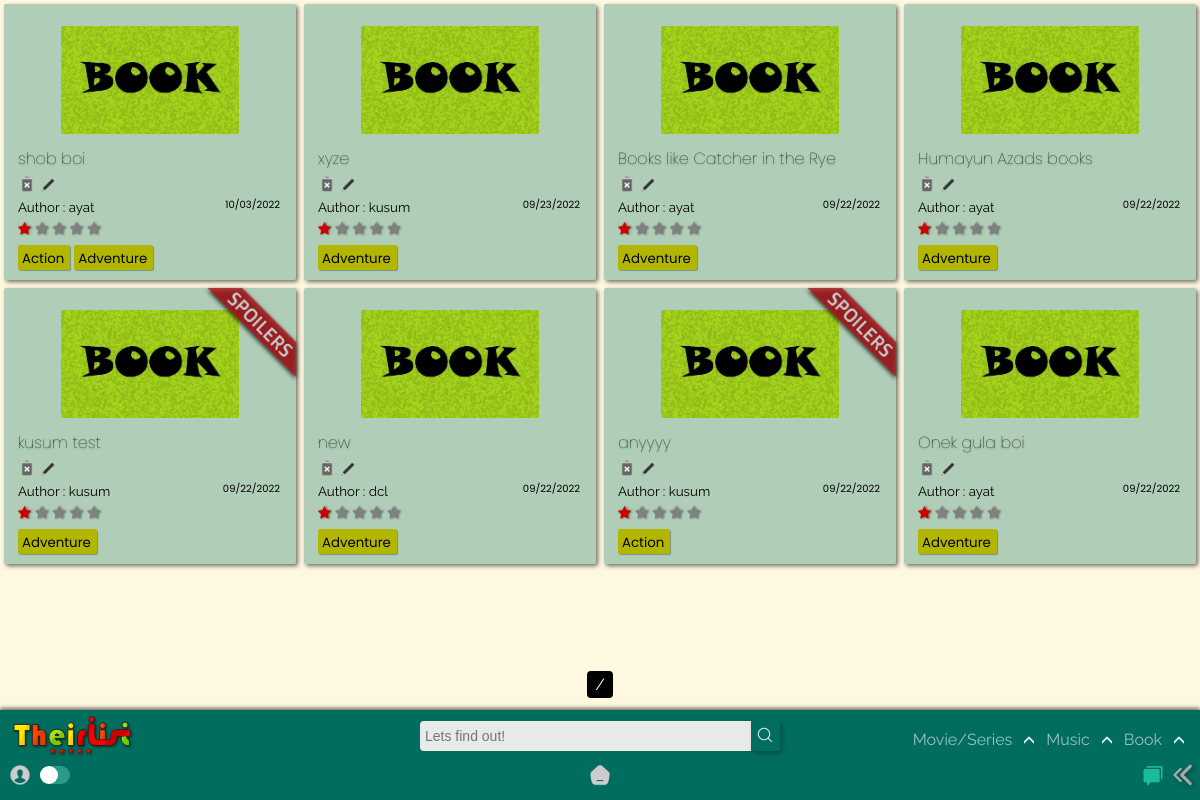
The page /home/booklist/ on the database as committed earlier.
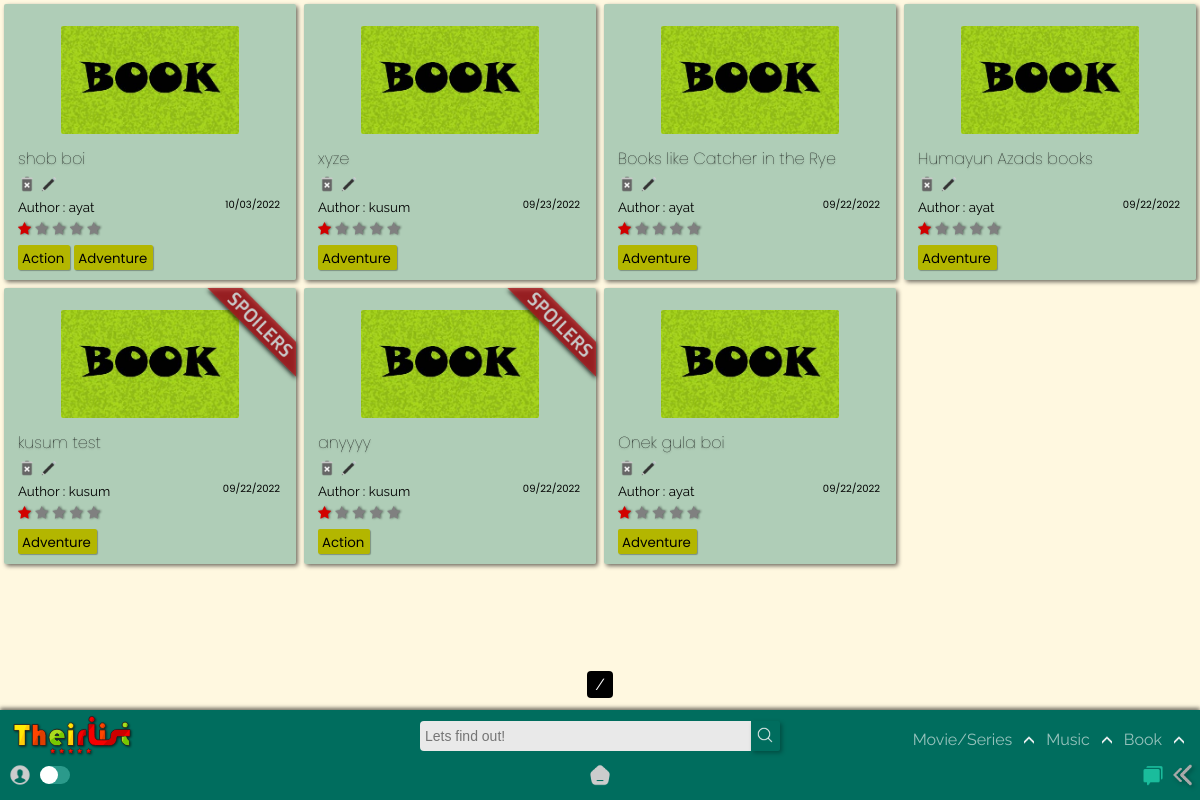
The same page on the database as committed later.
### app/models.py (models this page shows, shortened)
class BookList(models.Model):
    title = models.CharField(max_length=120)
    creator = models.ForeignKey(User,on_delete=models.SET_NULL,blank=True, null=True)
    genre = models.ManyToManyField('BookGenre')
    posted = models.DateTimeField(auto_now_add=True)
    content = RichTextField(null=True,default=' ')
    type = models.CharField(max_length=10,default="book")
    spoiler_choices = [(False, 'No'),(True, 'Yes')]
    spoiler = models.BooleanField(default=False,null=True, choices = spoiler_choices)
    slug = models.SlugField(max_length= 300,null=True, blank = True, unique=True)

class BookGenre(models.Model):
    name = models.CharField(max_length=150)
    def __str__(self):
        return self.name

### app/views.py (the view)
# urls.py: path('booklist/',TheirListBookView.as_view(),name = 'booklist'),
class TheirListBookView(ListView): #books
    model = BookList
    template_name ='app/Booklist_list.html'
    def get_queryset(self, *args, **kwargs):
        qs = super().get_queryset(*args, **kwargs)
        qs = qs.order_by("-id")
        return qs

### templates/app/booklist_list.html (shortened to what this page needs)
{% extends "index.html" %}
{% load static %}
{% block content %}
<section>
  <div class="contain-sec" id="contain-sec">
    {% for lola in object_list %}
    <div class="elements">
      <div class="thumb">
        <img src="{% static 'app/images/book-poster.jpg' %}" width="100px" />
      </div>
      {% if lola.spoiler == True %}
          <div class="spoiler"><img src="{% static 'app/images/spoilerr.png' %}" width="100px" /></div>
      {% endif %}
      <div class="Title">
        <a href="{{lola.slug}}/"><h4 class="tit" id="tit">{{lola.title}}</h4></a>
        {% if user.id == lola.creator.id %}
          <a href="{% url 'app:delete_book' lola.slug %}"><img src ="{% static 'app/images/delete.png' %}"></a>
          <a href="{% url 'app:update_booklist' lola.slug %}"><img src ="{% static 'app/images/edit.png' %}"></a>
        {% else %}
        <img src ="{% static 'app/images/delete-dis.png' %}">
        <img src ="{% static 'app/images/edit-dis.png' %}">
        {% endif %}
        </div>
      <div class="Author">
        <small>Author : {{lola.creator.username}}<span>{{lola.posted|date:"SHORT_DATE_FORMAT"}}</span></small>
      </div>
      <div class="rating">
        <span class="star-headline">
        <span class="fa fa-star checked"></span>
        <span class="fa fa-star"></span>
        <span class="fa fa-star"></span>
        <span class="fa fa-star"></span>
        <span class="fa fa-star"></span>
        </span>
      </div>
        {% for tag in lola.genre.all %}
        <div class="Genre">
          <a href="{% url 'app:book' query=tag %}">
            <small>{{ tag }}</small>
          </a>
        </div>
          {% empty %}
          No tags!
        {% endfor %}
    </div>
    {% endfor %}
  </div>
  <div class="pagination_pages">
    <span class="step-links">
        <span class="current">
        {{ page_obj.number }} / {{ page_obj.paginator.num_pages }}
        </span>
    </span>
  </div>
</section>
{% endblock content %}

### templates/index.html (shortened to what this page needs)
{% load static %}
<!DOCTYPE html>
<html lang="en">
  <head>
    <link rel="stylesheet" href="{% static 'app/css/desk.css' %}" />
    <link rel="stylesheet" href="{% static 'app/css/mobile.css' %}" />
    <link rel="stylesheet" href="{% static 'app/css/search.css' %}" />
    <link rel="stylesheet" href="{% static 'app/css/content_css.css' %}" />
    <link rel="stylesheet" href="https://cdnjs.cloudflare.com/ajax/libs/font-awesome/4.7.0/css/font-awesome.min.css">
  </head>
  <header>
    <nav class="nav" id="nav">
      <div class="logo"></div>
      <div class="wrap">
        <form method="GET" action="{% url 'app:search' %}">
        <div class="search">
          <input
            type="text"
            class="searchTerm"
            placeholder="Lets find out!"
            name="query"
            id="query"
          />
          <button type="submit" class="searchButton" id="query-btn">
            <img src="{% static 'app/images/search.png' %}">
          </button>
        </div>
      </form>
      </div>
    <div class="nav-menu-list">
        <ul class="nav-main-op">
            <li>
              <a href="{% url 'app:list' %}" class="moviesnseries">Movie/Series</a><span class="nav-movie-expand"><img src="{% static 'app/images/dropdown.png' %}" alt=""></span>
            </li>
            <li>
              <a href="{% url 'app:musiclist' %}">Music</a><span class="nav-music-expand"><img src="{% static 'app/images/dropdown.png' %}" alt=""></span>
            </li>
            <li>
              <a href="{% url 'app:booklist' %}">Book</a><span class="nav-book-expand"><img src="{% static 'app/images/dropdown.png' %}" alt=""></span>
            </li>
          </ul>
      </div>
    </nav>
  </header>
  <body id="body">
    {% block content %}
    {% endblock content %}
    <doc class="doc-bar" id="doc-bar">
        <div class="doc-stuff-left">
        <div class="user-doc-logo" title="authentication"><img src="{% static 'app/images/user.png' %}"></div>
        <label class="switch"  title="toggle dark/light mode">
          <span class="slider round"></span>
        </label>
      </div>
        <div class="doc-stuff-center"><a href="{% url 'app:all' %}" title="home"><img src="{% static 'app/images/home.png' %}" id="home"></a></div>
        <div class="doc-stuff-right">
          <a href="{% url 'app:chat' %}" title="Chat in the community"><img class="com-chat" src="{% static 'app/images/community.png' %}"></a>
          <button onClick="javascript:history.go(-1);" title="Go back"><img src="{% static 'app/images/back.png' %}" alt=""></button>
        </div>
    </doc>
  </body>
</html>

### static/app/css/desk.css (style rules this page uses)
:root { --rd: #D10000; --white: rgb(233, 233, 233); --rd2: #9DAAF2; --dark: #1d1d1d; --teal: rgb(0, 109, 94); }
* { -webkit-tap-highlight-color: transparent; margin: 0; padding: 0; box-sizing: border-box; }
button { filter: drop-shadow(2px 2px 2px #0000004b); }
body { -webkit-tap-highlight-color: transparent; background-color: #fff5d1ab; text-decoration: none; height: 100vh; display: flex; flex-direction: column; font-family: 'Raleway', sans-serif; }
.nav { position: fixed; display: flex; justify-content: space-between; flex-wrap: wrap; align-items: center; height: 52px; bottom: 38px; left: 0; right: 0; box-shadow: 0px -2px 4px #00000090; z-index: 10; background-color: var(--teal); }
.logo { position: absolute; top: 0px; left: 0px; height: 50px; width: 120px; margin: 2px 12px; }
.nav-menu-list { position: absolute; top: 10px; right: 0; margin: 0 16px; }
.nav-main-op { display: flex; flex-direction: row; margin-right: 0px; }
.nav-main-op a { margin: 0 12px; text-decoration: none; color: #FFFFFF96; font-size: 16px; transition: all 250ms ease-in-out; }
.nav-main-op li { font-size: 18px; list-style: none; margin: 8px auto; color: #FFFFFF96; cursor: pointer; }
.nav-movie-expand img, .nav-music-expand img, .nav-book-expand img { width: 10px; transform: rotate(180deg); }
.doc-bar { position: fixed; display: flex; flex-wrap: wrap; flex-direction: row; align-items: center; justify-content: space-between; height: 40px; padding-top: 0px; padding-bottom: 6px; left: 0; right: 0; bottom: 0; background-color: rgb(0, 109, 94); z-index: 12; }
.doc-stuff-left { display: flex; position: relative; justify-content: flex-start; align-items: center; width: 100px; padding: 3px 0px; margin-bottom: 0px; margin-left: 6px; }
.user-doc-logo { height: max-content; margin-left: 2px; }
.user-doc-logo img { height: 24px; width: auto; cursor: pointer; }
.doc-stuff-center { width: max-content; display: flex; justify-content: center; }
.switch { position: relative; display: inline-block; width: 30px; height: 18px; bottom: 2px; left: 8px; }
.slider { position: absolute; cursor: pointer; top: 0; left: 0; right: 0; bottom: 0; background-color: rgba(138, 255, 239, 0.315); -webkit-transition: .4s; transition: .4s; }
.slider:before { position: absolute; content: ""; height: 18px; width: 18px; left: 0px; bottom: 0px; background-color: white; -webkit-transition: .4s; transition: .4s; }
.slider.round { border-radius: 34px; }
.slider.round:before { border-radius: 50%; }
.doc-stuff-center img { height: 22px; }
.doc-stuff-right { justify-content: end; display: flex; width: 100px; position: relative; margin-right: 6px; }
.doc-stuff-right button { background: none; color: inherit; border: none; padding: 0; font: inherit; cursor: pointer; outline: inherit; }
.doc-stuff-right img { height: 22px; width: 22px }
.doc-stuff-right .com-chat { margin-right: 8px; }
.Title img { height: 18px!important; }
.Genre small { padding: 0 0; margin-right: 2px; }
.fa { color: grey; filter: drop-shadow(1px 0px 1px rgba(0, 0, 0, 0.493)); }
.star-headline .checked { color: #D10000; }
.star-headline span { font-size: 14px; }

### static/app/css/search.css (style rules this page uses)
.search { width: 100%; position: relative; display: flex; }
.searchTerm { width: 100%; border: none; border-right: none; padding: 5px; height: 30px; border-radius: 4px 0 0 4px; outline: none; color: #9dbfaf; background-color: var(--white); font-size: 14px; }
.searchButton { width: 32px; height: 30px; border: none; background-color: var(--teal); text-align: center; color: white; border-radius: 0 2px 2px 0; cursor: pointer; font-size: 20px; transition: all 250ms ease-in-out; }
.searchButton img { height: 16px; }
.wrap { width: 30%; position: absolute; top: 50%; left: 50%; transform: translate(-50%, -50%); }

### templates/app/booklist_list.html (style rules this page uses)
.Title img { height: 14px; }

Rows that differ between the two databases and show on the page:
removed BookList: title "new", creator.username "dcl", posted "09/22/2022", BookGenre (name "Adventure")
